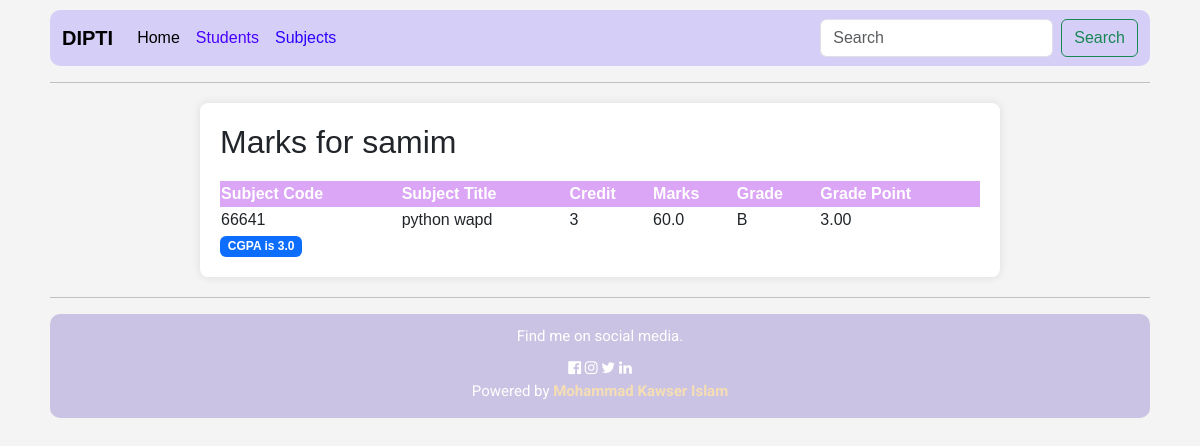
The page /viewMarksPage/4 on the database its author committed.
### result_app/models.py (models this page shows, shortened)
class studentModel(models.Model):
    StudentName=models.CharField(max_length=120,null=True)
    Age=models.FloatField()
    roll = models.IntegerField(blank=True, null=True)
    Subjects=models.ManyToManyField(SubjectModel)

class MarkModel(models.Model):
    student = models.ForeignKey(studentModel, on_delete=models.CASCADE, related_name='student_marksheet')
    subject = models.ForeignKey(SubjectModel, on_delete=models.CASCADE)
    marks = models.FloatField()

class SubjectModel(models.Model):
    SubjectName=models.CharField(max_length=120)
    SubjectCode=models.CharField(max_length=120)
    Credit=models.CharField(max_length=120)

### result_app/views.py (the view)
# urls.py: path('viewMarksPage/<str:student_id>', viewMarksPage,name='viewMarksPage'),
def viewMarksPage(request, student_id):
    student = studentModel.objects.get(pk=student_id)
    marks = MarkModel.objects.filter(student=student)
    total_credit = 0
    total_grade_point = 0
    for mark in marks:
        subject_credit = int(mark.subject.Credit)
        if mark.marks >= 40:
            if mark.marks >= 75:
                grade_point = 3.75
            elif mark.marks >= 70:
                grade_point = 3.50
            elif mark.marks >= 65:
                grade_point = 3.25
            elif mark.marks >= 60:
                grade_point = 3.00
            elif mark.marks >= 55:
                grade_point = 2.75
            elif mark.marks >= 50:
                grade_point = 2.50
            elif mark.marks >= 45:
                grade_point = 2.25
            else:
                grade_point = 2.00
            total_credit += subject_credit
            total_grade_point += subject_credit * grade_point
            cgpa=total_grade_point/total_credit
    context = {
        'student': student,
        'marks': marks,
        'total_credit': total_credit,
        'total_grade_point': total_grade_point,
        'cgpa':cgpa,
    }
    return render(request, 'viewMarksPage.html', context)

### templates/viewMarksPage.html (shortened to what this page needs)
{% extends "base.html" %}
{% block body_content %}
<!DOCTYPE html>
<html lang="en">
<head>
</head>
<body>
<div class="container">
    <h2>Marks for {{ student.StudentName }}</h2>
    <table>
        <thead>
            <tr>
                <th>Subject Code</th>
                <th>Subject Title</th>
                <th>Credit</th>
                <th>Marks</th>
                <th>Grade</th>
                <th>Grade Point</th>
            </tr>
        </thead>
        <tbody>
            {% for mark in marks.all %}
                <tr>
                    <td>{{ mark.subject.SubjectCode }}</td>
                    <td>{{ mark.subject.SubjectName }}</td>
                    <td>{{ mark.subject.Credit }}</td>
                    <td>{{ mark.marks }}</td>
                    <td>
                        {% if mark.marks >= 80 %}
                            A+
                        {% elif mark.marks >= 75 %}
                            A
                        {% elif mark.marks >= 70 %}
                            A-
                        {% elif mark.marks >= 65 %}
                            B+
                        {% elif mark.marks >= 60 %}
                            B
                        {% elif mark.marks >= 55 %}
                            B-
                        {% elif mark.marks >= 50 %}
                            C+
                        {% elif mark.marks >= 45 %}
                            C
                        {% elif mark.marks >= 40 %}
                            D
                        {% else %}
                            F
                        {% endif %}
                    </td>
                    <td>
                        {% if mark.marks >= 80 %}
                            4.00
                        {% elif mark.marks >= 75 %}
                            3.75
                        {% elif mark.marks >= 70 %}
                            3.50
                        {% elif mark.marks >= 65 %}
                            3.25
                        {% elif mark.marks >= 60 %}
                            3.00
                        {% elif mark.marks >= 55 %}
                            2.75
                        {% elif mark.marks >= 50 %}
                            2.50
                        {% elif mark.marks >= 45 %}
                            2.25
                        {% elif mark.marks >= 40 %}
                            2.00
                        {% else %}
                            0.00
                        {% endif %}
                    </td>
                </tr>
            {% endfor %}
        </tbody>
    </table>
    <span class="badge text-bg-primary" >CGPA is {{cgpa}}</span>
</div>
</body>
</html>
{% endblock %}

### templates/viewMarksPage.html (style rules this page uses)
body { font-family: Arial, sans-serif; background-color: #f4f4f4; margin: 0; padding: 0; }
.container { max-width: 800px; margin: 20px auto; background-color: #fff; padding: 20px; border-radius: 8px; box-shadow: 0 0 10px rgba(0, 0, 0, 0.1); }
table { width: 100%; border-collapse: collapse; margin-top: 20px; }
th { background-color: #dba6f5; color: white; }

### rows shown on the page
studentModel: StudentName "samim"
MarkModel: subject.SubjectCode "66641", subject.SubjectName "python wapd", subject.Credit "3", marks "60.0", shows "B", shows "3.00"

### other values the page prints
{{ cgpa }} "3.0"
